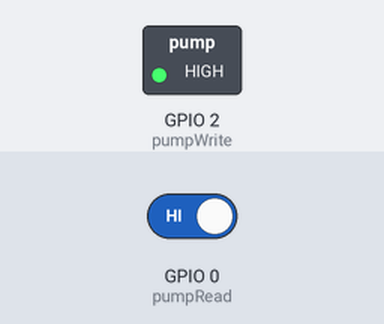
Bench run of a sketch on a simulated ESP8266 (NodeMCU). Shown: switched loads named in the sketch (green lamp = pin HIGH). The inputs (shaded band) are chosen by the test bench; at power-on: GPIO 0 (pumpRead) HIGH. WiFi joins after 1.5 s; servers stay silent unless stated; uploads are accepted with an empty reply; what the sketch prints to the serial monitor is not drawn.

Above: at 2.7 s.
2.8 s: GPIO 0 (pumpRead) driven LOW
At 3.7 s:
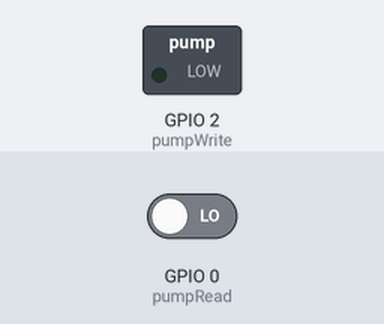
Timing chart, 0 to 34.5 s (numbered marks = the images above; inputs shaded):
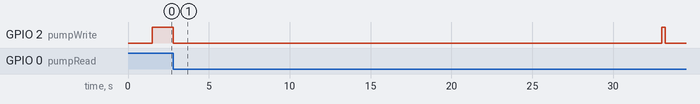

The sketch:

WifiPumpLights.ino
```cpp
#include <ESP8266WiFi.h>
#include <WiFiClient.h>
#include <ESP8266WebServer.h>
#include <ESP8266HTTPClient.h>
#include <ArduinoJson.h>

#ifndef STASSID
#define STASSID "WuTangClan"
#define STAPSK  "Ziggy1111"
#define SERVERIP "10.0.0.197:3000"
#endif

const char* ssid = STASSID;
const char* password = STAPSK;

ESP8266WebServer server(80);

const int pumpRead = 0;
const int pumpWrite = 2;

void handleRoot() {
  server.send(200, "text/plain", "hello from my waterpump");
}

void sendApiActivate() {
  WiFiClient client;
  HTTPClient http;

  StaticJsonDocument<200> doc;
  doc["isOn"] = true;
  String json;
  serializeJson(doc, json);

  Serial.print("[HTTP] begin...\n");
  http.begin(client, "http://" SERVERIP "/v1/iot/rx");
  http.addHeader("Content-Type", "application/json");
  Serial.print("[HTTP] POST...\n");
  int httpCode = http.POST(json);
  if (httpCode > 0) {
      Serial.printf("[HTTP] POST... code: %d\n", httpCode);

      if (httpCode == HTTP_CODE_OK) {
        const String& payload = http.getString();
        Serial.println(payload);
      }
    } else {
      Serial.printf("[HTTP] POST... failed, error: %s\n", http.errorToString(httpCode).c_str());
    }
    http.end();
}

void sendApiDeactivate() {
  WiFiClient client;
  HTTPClient http;

  StaticJsonDocument<200> doc;
  doc["isOn"] = false;
  String json;
  serializeJson(doc, json);

  Serial.print("[HTTP] begin...\n");
  http.begin(client, "http://" SERVERIP "/v1/iot/rx");
  http.addHeader("Content-Type", "application/json");
  Serial.print("[HTTP] POST...\n");
  int httpCode = http.POST(json);
  if (httpCode > 0) {
      Serial.printf("[HTTP] POST... code: %d\n", httpCode);

      if (httpCode == HTTP_CODE_OK) {
        const String& payload = http.getString();
        Serial.println(payload);
      }
    } else {
      Serial.printf("[HTTP] POST... failed, error: %s\n", http.errorToString(httpCode).c_str());
    }
    http.end();
}

void handleActivate() {
  digitalWrite(pumpWrite, LOW);
  sendApiActivate();
  }
void handleDeactivate() {
  digitalWrite(pumpWrite, HIGH);
}

void handleNotFound() {
  String message = "File Not Found\n\n";
  message += "URI: ";
  message += server.uri();
  message += "\nMethod: ";
  message += (server.method() == HTTP_GET) ? "GET" : "POST";
  message += "\nArguments: ";
  message += server.args();
  message += "\n";
  for (uint8_t i = 0; i < server.args(); i++) {
    message += " " + server.argName(i) + ": " + server.arg(i) + "\n";
  }
  server.send(404, "text/plain", message);
}

void setup(void) {
  pinMode(pumpRead, INPUT);
  pinMode(pumpWrite, OUTPUT);
  Serial.begin(115200);
  WiFi.mode(WIFI_STA);
  WiFi.begin(ssid, password);
  Serial.println("");

  while (WiFi.status() != WL_CONNECTED) {
    delay(500);
    Serial.print(".");
  }
  Serial.println("");
  Serial.print("Connected to ");
  Serial.println(ssid);
  Serial.print("IP address: ");
  Serial.println(WiFi.localIP());

  server.on("/", handleRoot);
  server.onNotFound(handleNotFound);
  server.on("/on", handleActivate);
  server.on("/off", handleDeactivate);
  server.begin();
  Serial.println("HTTP server started");
}

void loop(void) {
  if (digitalRead(pumpRead) == 0){
    handleActivate();
    delay(30001);
    handleDeactivate();
    sendApiDeactivate();
    }
    else {
      handleDeactivate();
      }

  server.handleClient();
}
```

Measured:
- after the input at 2.8 s, GPIO 2 (pumpWrite): HIGH → LOW at once, → HIGH 30.2 s later, → LOW 0.20 s later
